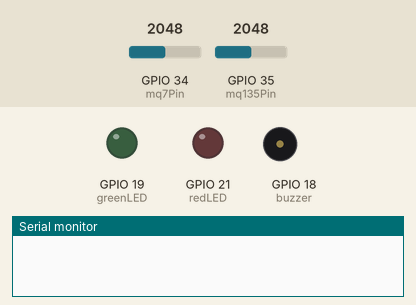
Simulated run of this sketch. Board: ESP32. Parts: output pins drawn as LEDs (lit = HIGH), buzzer (waves = sounding, pin HIGH), the last lines printed to the serial monitor. The inputs (shaded band) are chosen by the test bench; at power-on: GPIO 34 (mq7Pin) = 2048, GPIO 35 (mq135Pin) = 2048. WiFi joins after 1.5 s; servers stay silent unless stated.

Above: at 0.1 s.
At 2.4 s:
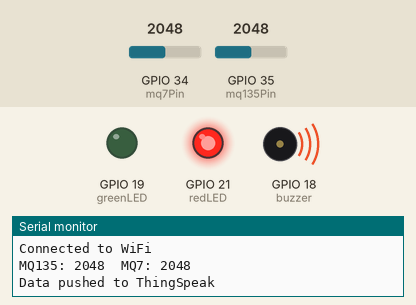
Timing chart, 0 to 3.9 s (numbered marks = the images above):
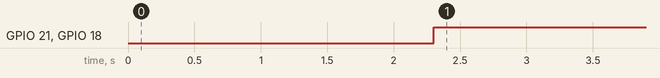

Measured:
- by itself, GPIO 21 (redLED), GPIO 18 (buzzer): LOW → HIGH at 2.3 s

The sketch:

air_quality_monitor.ino
```cpp
#include <WiFi.h>
#include <ThingSpeak.h>
#include <WiFiClientSecure.h>
#include <UniversalTelegramBot.h>

// WiFi credentials
const char* WIFI_SSID = "your_wifi_ssid";
const char* WPA_PASSWORD = "your_wifi_password";

// Telegram Bot credentials
const char* BOT_TOKEN = "your_bot_token";
const char* CHAT_ID = "your_chat_id";

// ThingSpeak
const char* API_KEY = "your_thingspeak_api_key";
unsigned long channelID = 123456; // Replace with your actual ThingSpeak Channel ID

WiFiClientSecure client;
UniversalTelegramBot bot(BOT_TOKEN, client);

int mq135Pin = 35;
int mq7Pin = 34;
int greenLED = 19;
int redLED = 21;
int buzzer = 18;

void connectWiFi() {
  WiFi.begin(WIFI_SSID, WPA_PASSWORD);
  while (WiFi.status() != WL_CONNECTED) {
    delay(1000);
    Serial.println("Connecting to WiFi...");
  }
  Serial.println("Connected to WiFi");
}

void setup() {
  Serial.begin(115200);
  pinMode(greenLED, OUTPUT);
  pinMode(redLED, OUTPUT);
  pinMode(buzzer, OUTPUT);

  connectWiFi();
  client.setInsecure();  // Only for testing, remove for production
  ThingSpeak.begin(client);
}

void loop() {
  int mq135Value = analogRead(mq135Pin);
  int mq7Value = analogRead(mq7Pin);

  Serial.print("MQ135: ");
  Serial.print(mq135Value);
  Serial.print("  MQ7: ");
  Serial.println(mq7Value);

  ThingSpeak.setField(1, mq135Value);
  ThingSpeak.setField(2, mq7Value);

  int status = ThingSpeak.writeFields(channelID, API_KEY);
  if (status == 200) {
    Serial.println("Data pushed to ThingSpeak");
  } else {
    Serial.println("Push error: " + String(status));
  }

  // Threshold alerts
  if (mq135Value > 600 || mq7Value > 600) {
    digitalWrite(redLED, HIGH);
    digitalWrite(greenLED, LOW);
    digitalWrite(buzzer, HIGH);

    String alertMsg = "⚠️ ALERT! Poor air quality detected!\n";
    alertMsg += "MQ135: " + String(mq135Value) + "\n";
    alertMsg += "MQ7: " + String(mq7Value);
    bot.sendMessage(CHAT_ID, alertMsg, "");
  } else {
    digitalWrite(greenLED, HIGH);
    digitalWrite(redLED, LOW);
    digitalWrite(buzzer, LOW);
  }

  delay(20000);  // Wait before sending next update
}
```
